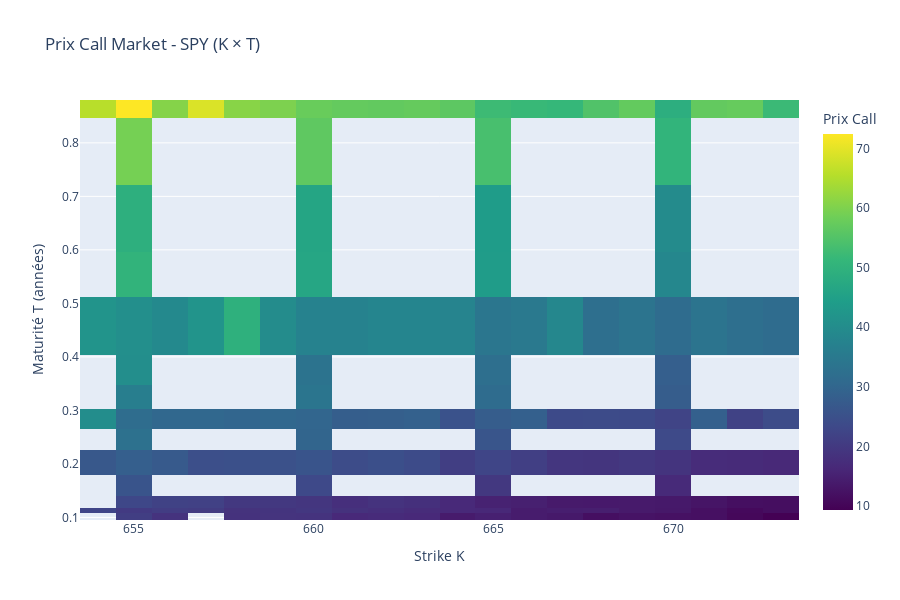
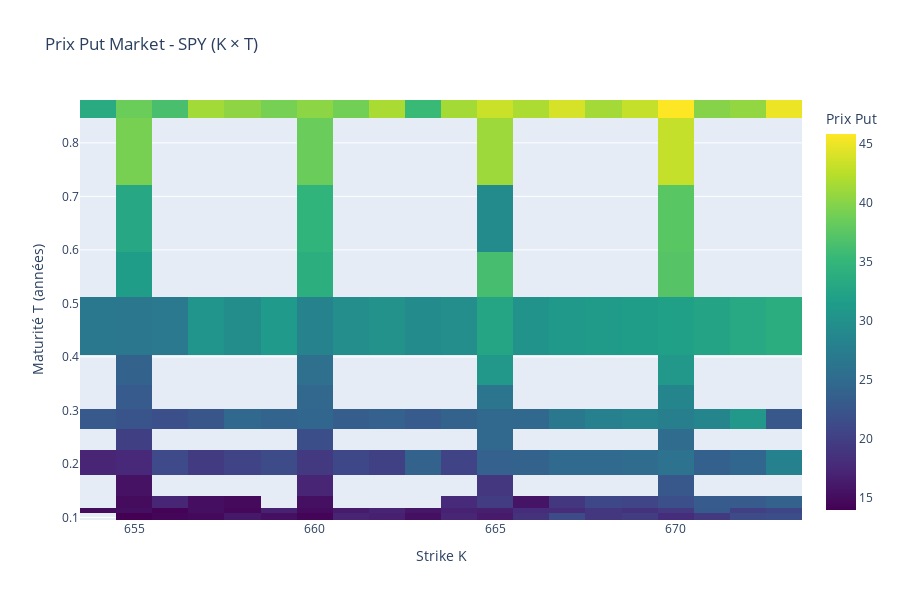

Notebook code cell kept with these figures, in order:
### Markdown cell above
## 8. ÉTAPE 2: Heatmap des Prix Market

### Code cell
print("=" * 80)
print("ÉTAPE 2: Heatmap des Prix Market (K × T)")
print("=" * 80)

# Utiliser les grilles exactes de yfinance
call_prices_market = np.full((len(T_grid_market), len(K_grid_market)), np.nan)
put_prices_market = np.full((len(T_grid_market), len(K_grid_market)), np.nan)

print(f"\nMapping exact des prix market sur la grille K × T (valeurs yfinance)...")

for i, T in enumerate(T_grid_market):
    for j, K in enumerate(K_grid_market):
        # Trouver le prix exact pour (K, T)
        call_match = calls_df[(calls_df["K"] == K) & (calls_df["T"] == T)]
        put_match = puts_df[(puts_df["K"] == K) & (puts_df["T"] == T)]
        
        if len(call_match) > 0:
            call_prices_market[i, j] = call_match["C_mkt"].iloc[0]
        
        if len(put_match) > 0:
            put_prices_market[i, j] = put_match["P_mkt"].iloc[0]

num_call_prices = np.sum(~np.isnan(call_prices_market))
num_put_prices = np.sum(~np.isnan(put_prices_market))
total_points = len(T_grid_market) * len(K_grid_market)
print(f"\n✓ Prix market mappés")
print(f"  Calls: {num_call_prices}/{total_points} points ({100*num_call_prices/total_points:.1f}%)")
print(f"  Puts:  {num_put_prices}/{total_points} points ({100*num_put_prices/total_points:.1f}%)")

# Créer les heatmaps avec plotly
K_mesh_market, T_mesh_market = np.meshgrid(K_grid_market, T_grid_market)

fig_call_market = go.Figure(
    data=go.Heatmap(
        x=K_grid_market,
        y=T_grid_market,
        z=call_prices_market,
        colorscale="Viridis",
        colorbar=dict(title="Prix Call"),
    )
)
fig_call_market.update_layout(
    title=f"Prix Call Market - {TICKER} (K × T)",
    xaxis_title="Strike K",
    yaxis_title="Maturité T (années)",
    width=900, height=600
)
fig_call_market.show()

fig_put_market = go.Figure(
    data=go.Heatmap(
        x=K_grid_market,
        y=T_grid_market,
        z=put_prices_market,
        colorscale="Viridis",
        colorbar=dict(title="Prix Put"),
    )
)
fig_put_market.update_layout(
    title=f"Prix Put Market - {TICKER} (K × T)",
    xaxis_title="Strike K",
    yaxis_title="Maturité T (années)",
    width=900, height=600
)
fig_put_market.show()

print(f"\n✓ Heatmaps des prix market affichées")

### Figure 1 — Plotly figure (JSON) as saved in the notebook; plotly's stock layout.template omitted (floating-point values rounded to 4 significant figures; data arrays with more than 128 entries replaced by an {"elided": "..."} marker saying what was removed)
{"data": [{"colorbar": {"title": {"text": "Prix Call"}}, "colorscale": [[0, "#440154"], [0.1111, "#482878"], [0.2222, "#3e4989"], [0.3333, "#31688e"], [0.4444, "#26828e"], [0.5556, "#1f9e89"], [0.6667, "#35b779"], [0.7778, "#6ece58"], [0.8889, "#b5de2b"], [1, "#fde725"]], "type": "heatmap", "x": [654.0, 655.0, 656.0, 657.0, 658.0, 659.0, 660.0, 661.0, 662.0, 663.0, 664.0, 665.0, 666.0, 667.0, 668.0, 669.0, 670.0, 671.0, 672.0, 673.0], "y": [0.102, 0.1157, 0.1212, 0.1596, 0.1979, 0.2554, 0.2746, 0.3322, 0.3623, 0.4445, 0.5787, 0.6116, 0.8308, 0.8637], "z": {"elided": "14x20 float values"}}], "layout": {"height": 600, "title": {"text": "Prix Call Market - SPY (K × T)"}, "width": 900, "xaxis": {"title": {"text": "Strike K"}}, "yaxis": {"title": {"text": "Maturité T (années)"}}}}

### Figure 2 — Plotly figure (JSON) as saved in the notebook; plotly's stock layout.template omitted (floating-point values rounded to 4 significant figures; data arrays with more than 128 entries replaced by an {"elided": "..."} marker saying what was removed)
{"data": [{"colorbar": {"title": {"text": "Prix Put"}}, "colorscale": [[0, "#440154"], [0.1111, "#482878"], [0.2222, "#3e4989"], [0.3333, "#31688e"], [0.4444, "#26828e"], [0.5556, "#1f9e89"], [0.6667, "#35b779"], [0.7778, "#6ece58"], [0.8889, "#b5de2b"], [1, "#fde725"]], "type": "heatmap", "x": [654.0, 655.0, 656.0, 657.0, 658.0, 659.0, 660.0, 661.0, 662.0, 663.0, 664.0, 665.0, 666.0, 667.0, 668.0, 669.0, 670.0, 671.0, 672.0, 673.0], "y": [0.102, 0.1157, 0.1212, 0.1596, 0.1979, 0.2554, 0.2746, 0.3322, 0.3623, 0.4445, 0.5787, 0.6116, 0.8308, 0.8637], "z": {"elided": "14x20 float values"}}], "layout": {"height": 600, "title": {"text": "Prix Put Market - SPY (K × T)"}, "width": 900, "xaxis": {"title": {"text": "Strike K"}}, "yaxis": {"title": {"text": "Maturité T (années)"}}}}
